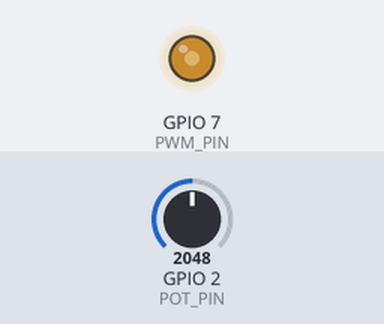
Recording of a sketch running on a simulated ESP32-C3. Shown: output pins drawn as LEDs (lit = HIGH). The inputs (shaded band) are chosen by the test bench; at power-on: GPIO 2 (POT_PIN) = 2048 (analog values on the 0–4095 scale).

Above: at 1.7 s.
1.8 s: GPIO 2 (POT_PIN) set to 1228
At 2.6 s:
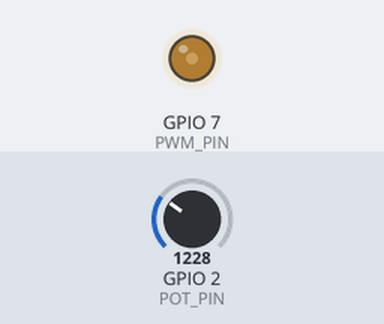
3.3 s: GPIO 2 (POT_PIN) set to 491
At 3.8 s:
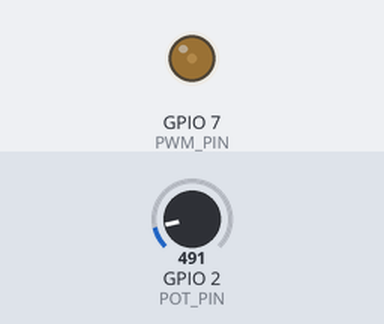
4.8 s: GPIO 2 (POT_PIN) set to 3603
At 5.1 s:
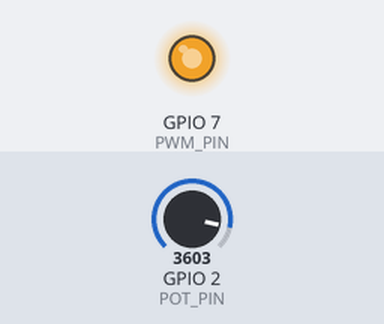
6.3 s: GPIO 2 (POT_PIN) set to 2047
At 7.5 s:
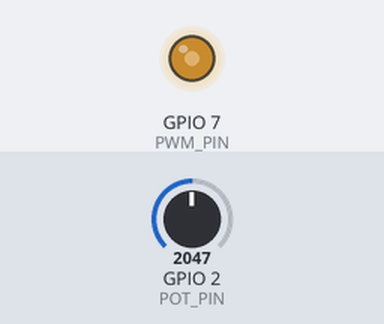
Timing chart, 0 to 8.8 s (numbered marks = the images above; inputs shaded):
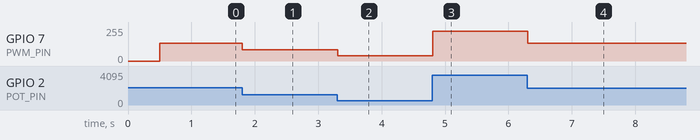

The sketch:

Solder_fume_extrator_speedController.ino
```cpp
#include <Arduino.h>

// ===== Pins =====
const int PWM_PIN = 7;   // PWM output to fan
const int POT_PIN = 2;   // Potentiometer input (ADC-capable pin on ESP32-C3)

// ===== PWM settings =====
const uint32_t PWM_FREQ = 25000;  // 25 kHz
const uint8_t  PWM_RES  = 8;      // 8-bit resolution (0..255)

const uint8_t MIN_DUTY_PERCENT = 5; // Minimum fan duty = 5%

void setup() {
  //Serial.begin(9600);
  pinMode(PWM_PIN, OUTPUT);
  pinMode(POT_PIN, INPUT);
  delay(500);
  // ADC configuration
  analogReadResolution(12);       // 0..4095
  analogSetAttenuation(ADC_11db); // ~0–3.6V

  // Use new LEDC API for Arduino-ESP32 3.x
  // ledcAttach(pin, freq, resolution)
  if (!ledcAttach(PWM_PIN, PWM_FREQ, PWM_RES)) {
    // Attach failed — hang (or handle error)
    while (true) {
      delay(1000);
    }
  }

  // Start with fan off
  ledcWrite(PWM_PIN, 0);
}

void loop() {
  int potValue = analogRead(POT_PIN);  // 0..4095
  int dutyMax  = (1 << PWM_RES) - 1;   // e.g. 255 for 8-bit
  int minDuty  = dutyMax * MIN_DUTY_PERCENT / 100;
  int duty     = map(potValue, 0, 4095, minDuty, dutyMax);
  //Serial.printf("Pot: %d, Duty: %d (%d%%)\n", potValue, duty, duty);
  ledcWrite(PWM_PIN, duty);

  delay(100);
}
```

Measured:
- after the input at 1.8 s, GPIO 7 (PWM_PIN): 132/255 → 84/255 at once
- after the input at 3.3 s, GPIO 7 (PWM_PIN): 84/255 → 41/255 at once
- after the input at 4.8 s, GPIO 7 (PWM_PIN): 41/255 → 224/255 at once
- after the input at 6.3 s, GPIO 7 (PWM_PIN): 224/255 → 132/255 at once
